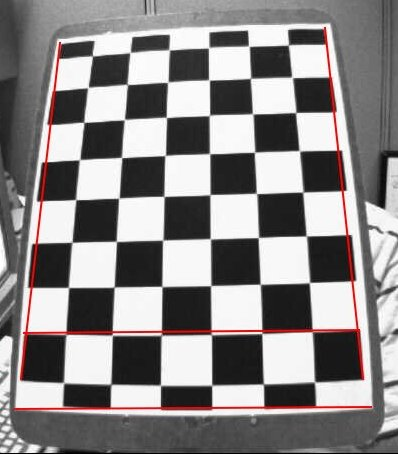
#> input picture data/chessBoard.jpg, 398 x 454 px
$ jupyter execute --allow-errors Ch07.ipynb   (older library calls are emulated)
#> lines starting #> are read from the running program, lines starting #| are printed output that depends on the picture; after the words box and inside, x2 and y2 are one past the last pixel; in counts of white or black regions, pixels touching at a corner belong together
### 영상 특징 검출
이전 Post에서는 **LPF를 통한 Noise제거, HPF를 통한 Feature추출**을 하였다.
Feature는 Edge, Blur, 직선, 원, 코너점, 사각형 등 구조적인 특징이 있다.
또한 영상의 밝기/컬러의 평균, 분산, 히스토그램, 분포, 그래디언트의 크기 및 방향 등의 화소값 관련된 특징도 있다.

**특징 검출기(feature detector)는 영상으로부터 관심 영역의 위치(location)을 검출하는 알고리즘이다. 특징 디스크립터(feature descripter)는 영상 매칭(matching)을 위한 정보를 표현한 특징 벡터이다.**

이번 Post에서는 코너점 검출에 의한 Feature 추출, Moment, 윤곽선, 적분영상 등 간단한 Feature Detection 및 Feature Descripter에 대해 알아본다.
<br>

**참고사항(Edge, Corner)**
Corner와 Edge가 주요한 Feature를 표현하는 좋은 예시가 있다.
<br>
사진 출처: <a href="https://m.blog.naver.com/samsjang/220611556387">samsjang</a><br>
- 파란 상자: 움직여도 내부의 특성이 변화가 없다.
- 빨간 상자: 조금만 움직이면 내부의 특성이 변화한다.
- 검은 상자: 위아래로 움직여야지만 내부의 특성이 변화한다.

**따라서 이미지의 Feature 중에서 Edge와 Corner는 중요한 정보이다.**

#### 필요한 라이브러리 임포트

[cell 1]
import cv2
import numpy as np
import matplotlib.pyplot as plt
import ipywidgets as widgets
import IPython.display as display
from ipywidgets import Layout, Button, Box, Layout, Image, IntSlider, AppLayout

#### 필요한 데이터 생성1

[cell 2]
# [4 lines left out: function plot, not called in this run]

img = np.zeros((512,512,3),dtype=np.uint8)

pt1 = 100,100
pt2 = 250,250
cv2.rectangle(img,pt1,pt2,(255,255,255),-1)
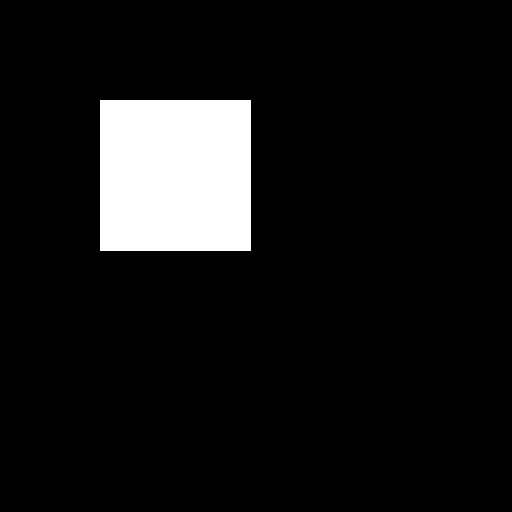
#> img: shape (512, 512, 3); 8.7% white; 1 white region, box (x1, y1, x2, y2) and area: (100, 100, 251, 251) 22801

pt3 = 250,170
pt4 = 350,350
cv2.rectangle(img,pt3,pt4,(255,255,255),-1)
#> img: shape (512, 512, 3); 15.6% white; 1 white region, box (x1, y1, x2, y2) and area: (100, 100, 351, 351) 41001

rows,cols,channels = img.shape
#> rows = 512; cols = 512; channels = 3
M1 = cv2.getRotationMatrix2D((rows/2,cols/2),45,0.5)
dst = cv2.warpAffine(img,M1,(rows,cols),borderValue=(0,0,0))

plt.figure(figsize=(10,10))
#> (this line was passed over: IPython is not available in this run)
#> (the rest of this cell did not finish here and is left out)

#### 필요한 데이터 생성2

[cell 3]
# [4 lines left out: function plot, not called in this run]

img = np.zeros((512,512,3),dtype=np.int32)+255


for i in range(1,5):
    for j in range(1,5):
        pt1 = i*100
        pt2 = j*100
        cv2.circle(img,(pt1,pt2),20,(0,0,0),-1)


plt.figure(figsize=(10,10))
#> (this line was passed over: IPython is not available in this run)
#> (the rest of this cell did not finish here and is left out)

#### 필요한 데이터 생성3

[cell 4]
# [4 lines left out: function plot, not called in this run]

img = np.zeros((700,700,3),dtype=np.uint8)+255
img2 = np.zeros((600,600,3),dtype=np.uint8)+255
img3 = np.zeros((600,600,3),dtype=np.uint8)+255
img4 = np.zeros((600,600,3),dtype=np.uint8)+255

pt_array = []

for i in range(1,4):
    for j in range(1,4):
        pt1 = i*150
        pt2 = j*150
        pt_array.append((pt1,pt2))

for i in range(0,9):
    if i <3:
        if i % 3 ==0:
            cv2.rectangle(img,(pt_array[i][0]-30,pt_array[i][1]-30),(pt_array[i][0]+30,pt_array[i][1]+30),(0,0,0),-1)
            cv2.rectangle(img2,(pt_array[i][0]-30,pt_array[i][1]-30),(pt_array[i][0]+30,pt_array[i][1]+30),(0,0,0),-1)

        elif i%3 ==1:
            cv2.circle(img,(pt_array[i][0],pt_array[i][1]),30,(0,0,0),-1)
            cv2.circle(img2,(pt_array[i][0],pt_array[i][1]),30,(0,0,0),-1)

        else:
            pts = np.array([[pt_array[i][0],pt_array[i][1]-40],[pt_array[i][0]-40,pt_array[i][1]+40],[pt_array[i][0]+40,pt_array[i][1]+40]])
            cv2.fillPoly(img,[pts],(0,0,0))
            cv2.fillPoly(img2,[pts],(0,0,0))

    elif i<6:
        if i % 3 ==0:
            cv2.rectangle(img,(pt_array[i][0]-30,pt_array[i][1]-30),(pt_array[i][0]+30,pt_array[i][1]+30),(0,0,0),-1)

            img_imsi = img[pt_array[i][1]-70:pt_array[i][1]+70,pt_array[i][0]-70:pt_array[i][0]+70]
            rows,cols,channels = img_imsi.shape
            M1 = cv2.getRotationMatrix2D((rows/2,cols/2),45,1)
            dst = cv2.warpAffine(img_imsi,M1,(rows,cols),borderValue=(255,255,255))
            img[pt_array[i][1]-70:pt_array[i][1]+70,pt_array[i][0]-70:pt_array[i][0]+70] = dst

            img3[pt_array[i][1]-70:pt_array[i][1]+70,pt_array[i][0]-70:pt_array[i][0]+70] = dst
        elif i%3 ==1:
            cv2.circle(img,(pt_array[i][0],pt_array[i][1]),40,(0,0,0),-1)
            cv2.circle(img3,(pt_array[i][0],pt_array[i][1]),40,(0,0,0),-1)
        else:
            pts = np.array([[pt_array[i][0],pt_array[i][1]-40],[pt_array[i][0]-40,pt_array[i][1]+40],[pt_array[i][0]+40,pt_array[i][1]+40]])
            cv2.fillPoly(img,[pts],(0,0,0))
            img_imsi = img[pt_array[i][1]-60:pt_array[i][1]+60,pt_array[i][0]-60:pt_array[i][0]+60]
            rows,cols,channels = img_imsi.shape
            M1 = cv2.getRotationMatrix2D((rows/2,cols/2),45,1)
            dst = cv2.warpAffine(img_imsi,M1,(rows,cols),borderValue=(255,255,255))
            img[pt_array[i][1]-60:pt_array[i][1]+60,pt_array[i][0]-60:pt_array[i][0]+60] = dst
            img3[pt_array[i][1]-60:pt_array[i][1]+60,pt_array[i][0]-60:pt_array[i][0]+60] = dst

    else:
        if i % 3 ==0:
            cv2.rectangle(img,(pt_array[i][0]-30,pt_array[i][1]-30),(pt_array[i][0]+30,pt_array[i][1]+30),(0,0,0),-1)
            img_imsi = img[pt_array[i][1]-70:pt_array[i][1]+70,pt_array[i][0]-70:pt_array[i][0]+70]
            rows,cols,channels = img_imsi.shape
            M1 = cv2.getRotationMatrix2D((rows/2,cols/2),20,0.8)
            dst = cv2.warpAffine(img_imsi,M1,(rows,cols),borderValue=(255,255,255))
            img[pt_array[i][1]-70:pt_array[i][1]+70,pt_array[i][0]-70:pt_array[i][0]+70] = dst
            img4[pt_array[i][1]-70:pt_array[i][1]+70,pt_array[i][0]-70:pt_array[i][0]+70] = dst

        elif i%3 ==1:
            cv2.circle(img,(pt_array[i][0],pt_array[i][1]),50,(0,0,0),-1)
            cv2.circle(img4,(pt_array[i][0],pt_array[i][1]),50,(0,0,0),-1)
        else:
            pts = np.array([[pt_array[i][0],pt_array[i][1]-40],[pt_array[i][0]-40,pt_array[i][1]+40],[pt_array[i][0]+40,pt_array[i][1]+40]])
            cv2.fillPoly(img,[pts],(0,0,0))

            img_imsi = img[pt_array[i][1]-60:pt_array[i][1]+60,pt_array[i][0]-60:pt_array[i][0]+60]
            rows,cols,channels = img_imsi.shape
            M1 = cv2.getRotationMatrix2D((rows/2,cols/2),-45,0.8)
            dst = cv2.warpAffine(img_imsi,M1,(rows,cols),borderValue=(255,255,255))
            img[pt_array[i][1]-60:pt_array[i][1]+60,pt_array[i][0]-60:pt_array[i][0]+60] = dst
            img4[pt_array[i][1]-60:pt_array[i][1]+60,pt_array[i][0]-60:pt_array[i][0]+60] = dst
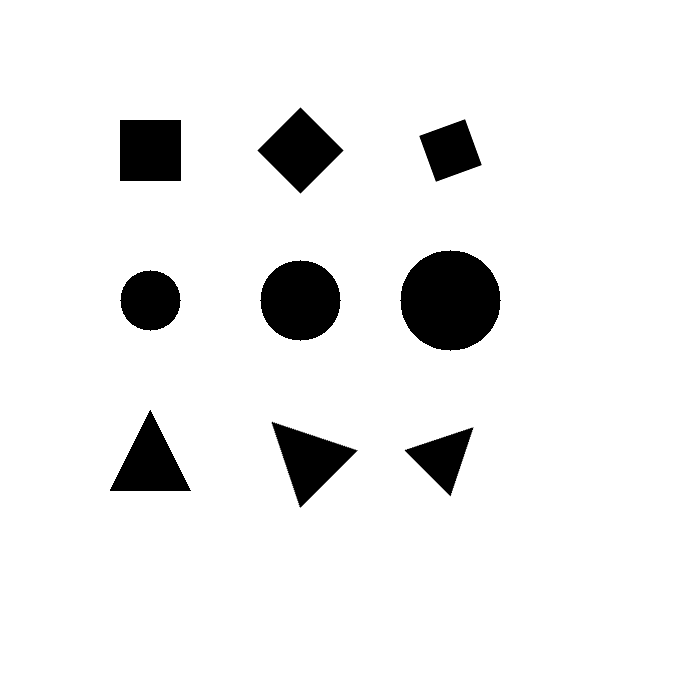
#> img: shape (700, 700, 3); min 0, max 255, mean 237.2
#> img2: shape (600, 600, 3); 97.3% white; 3 black regions, box (x1, y1, x2, y2) and area: (120, 120, 181, 181) 3721, (110, 410, 191, 491) 3321, (120, 270, 181, 331) 2821
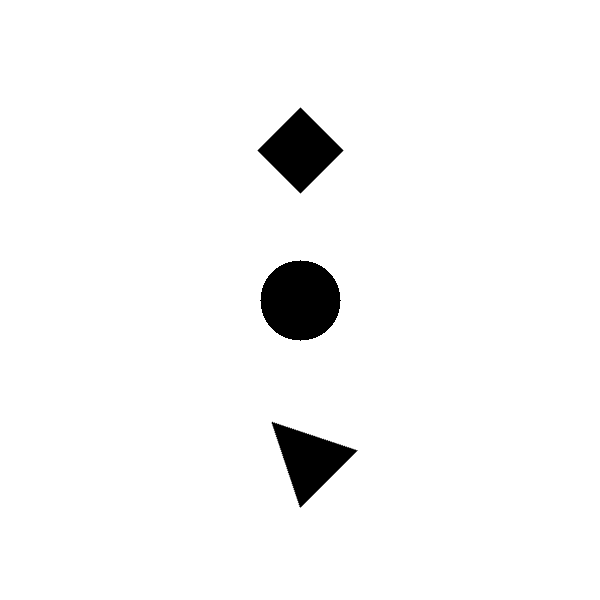
#> img3: shape (600, 600, 3); min 0, max 255, mean 246.5
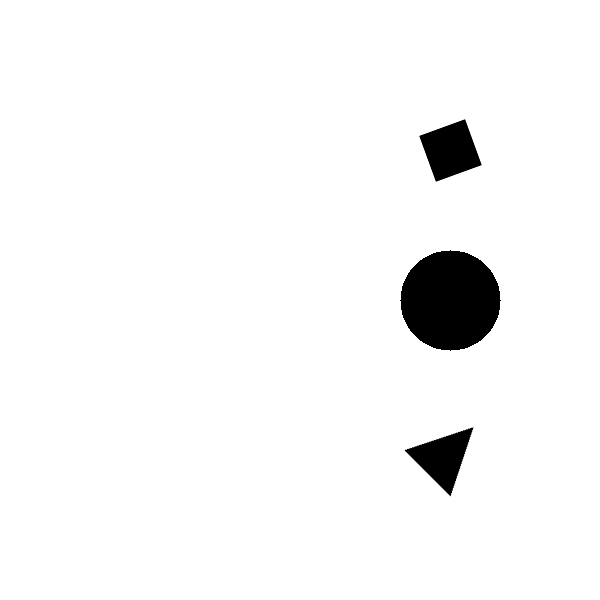
#> img4: shape (600, 600, 3); min 0, max 255, mean 246.2
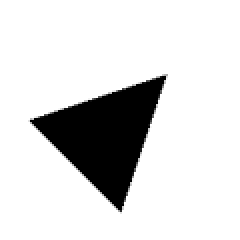
#> img_imsi: shape (120, 120, 3) (shown 2 times larger); min 0, max 255, mean 217.3


plt.figure(figsize=(10,10))
#> (this line was passed over: IPython is not available in this run)
#> (the rest of this cell did not finish here and is left out)

### 코너점 검출
위에서 설명하였듯이 Image에서 코너점은 주요한 Feature중 하나이다. 이러한 코너점을 추축하는 방법은 매우 중요하다.

<code>cv2.preCornerDetect(src,ksize)</code>: 코너점, local maxima/minima 출력, 하나의 Image에 x,y,xy에 관하여 각각 Sobel Filter로서의 결과(Edge)의 교차점이라고 생각하면 된다.<br>

**parameter**
- src: input
- ksize: Sobel Filter Mask

<br>

**식**
<p>$$dst(x,y) = I_x^{2}+I_{yy} + I_{y}^2I_{xx} -2I_{x}I_{y}I_{xy}$$</p>
<p>$$I_x = \frac{\partial I(x,y)}{\partial x},I_y = \frac{\partial I(x,y)}{\partial y}, I_{xx} = \frac{\partial^2 I(x,y)}{\partial^2 x}$$</p>
<p>$$I_{yy} = \frac{\partial^2 I(x,y)}{\partial^2 y}, I_{xy} = \frac{\partial^2 I(x,y)}{\partial x \partial y}$$</p>

<br>

<code>cv2.preCornerEigenValsAndVecs(src,blockSize,ksize)</code>: <span>$\lambda_1, \lambda_2 모두 큰 값$</span><br>

**parameter**
- src: input
- blockSize: 영상 화소 내 이웃까지의 Window
- ksize: Sobel Filter Mask

<br>

**과정**
1. 입력영상 src에서 각 픽셀의 고유값과 고유벡터를 6채널 dst에 계산
2. 영상의 모든 픽셀에 대하여 blockSize x blockSize의 이웃에 있는 미분값을 이용하여 2 x 2 크기의 gradient를 이용한 covariance matrix M의 eigenvalue <span>$\lambda_1, \lambda_2$</span>, eigenvector(<span>$x_1, y_1$</span>)와 (<span>$x_2, y_2$</span>)를 계산하여 dst에 저장

- eigenvalue <span>$\lambda_1, \lambda_2$</span>가 모두 작은 값: 평평한 영역에 있는 점
- eigenvalue <span>$\lambda_1, \lambda_2$</span> 둘 중 하나는 크고 하나는 작은 값: 에지
- eigenvalue <span>$\lambda_1, \lambda_2$</span> 두 값이 모두 큰 값: 코너
<br>

**Covariant Matrix M**
<p>$$\begin{bmatrix}
\sum_{Nbd(x,y)}I_x^2 & \sum_{Nbd(x,y)}I_xI_y \\
\sum_{Nbd(x,y)}I_xI_y & \sum_{Nbd(x,y)}I_y^2 \\
\end{bmatrix}
$$</p>

**증명**
위의 cv2.preCornerDetect(src,ksize)과 같이 결국 핵심적인 내용은 **Edge의 교차점을 Corner**이다.

위의 Covariant Matrix M의 eigenvalue를 검출하여 보자
<p>$$M = \begin{bmatrix}
\sum_{Nbd(x,y)}I_x^2 - \lambda & \sum_{Nbd(x,y)}I_xI_y \\
\sum_{Nbd(x,y)}I_xI_y & \sum_{Nbd(x,y)}I_y^2 - \lambda \\
\end{bmatrix}
$$</p>
<p>$$det(M) = (I_x^2 - \lambda)(I_y^2 - \lambda) - (I_xI_y)^2$$</p>
위의 식에서 결국 찾고자 하는 Local Maxima/Minima는 <span>$I_xI_y = 0$</span>혹은 Local Maxima/Minima에 가까운점은 0에 가까운것이라는 것을 알 수 있다.
그렇게 되는 경우 결국 EigenValue를 각각 구해보게 되면 다음과 같은 결론이 나오게 된다.
<p>$$\lambda_1 = \sqrt{(I_x^2)}$$</p>
<p>$$\lambda_2 = \sqrt{(I_y^2)}$$</p>
위의 두개의 Eigenvalue <span>$\lambda_1, \lambda_2$</span>는 결국 Image를 x,y에 관하여 미분한 Edge를 추출하는 값을 가지게 된다.
위와 같은 과정을 생각하면 결론을 다음과 같이 생각할 수 있다.

- eigenvalue <span>$\lambda_1, \lambda_2$</span>가 모두 작은 값: 이미지의 x,y축 둘 다 Edge존재 X
- eigenvalue <span>$\lambda_1, \lambda_2$</span> 둘 중 하나는 크고 하나는 작은 값: x 나 y축 중 하나의 Edge만을 가짐
- eigenvalue <span>$\lambda_1, \lambda_2$</span> 두 값이 모두 큰 값: x,y축 두 개의 Edge를 가짐 => 코너점

<br>

<code>cv2.preCornerEigenVal(src,ksize)</code>: EigenValue중에서 작은 고유값이 주어진 임계값 보다 크다면, EigenValue 둘다 존재 => 코너점으로 판별<br>
<br>

<code>cv2.Harris(src,blockSize,ksize,k)</code>: 각 화소의 Harris 반응값(Harris detector responses)을 계산<br>

**식**
<p>$$dst(x,y) = det(M(x,y)) -k*trace(M(x,y))^2$$</p>
k는 Harris 코너 검출 상수로 0.01에서 0.06 사이의 값을 주로 사용한다. Harris 코너 검출 반응값의 행렬 dst에서 Local Maxima이 코너점이 된다.
<br>

<code>cv2.cornerSubPix(image, corners, winSize, zeroZone, criteria)</code>: 입력 영상 image에서 검출된 코너점 corners를 입력하여 코너점의 위치를 부화소 수준으로 다시 계산하여 반환한다. <br>

**parameter**
- image: input
- corners: 코너점
- iwnSize: Search Window의 절반 사이즈
- zeroZone: Half of the size of the dead region in the middle of the search zone over which the summation in the formula below is not done.
- criteria: 종료 시점

<br>

<code>cv2.goodFeaturesToTrack(image, maxCorners, qualityLevel, minDistance[, corners[, mask[, blockSize[, useHarrisDetector[, k]]]]])</code>: <code>cv2.Harris() </code> or <code>cv2.preCornerEigenVal()</code>를 사용하여 얻어낸 Corner점 중 가장 값이 높은 K개의 코너점을 반환한다.<br>

**참고사항**
더 자세한 Method사용방법이나 Corner점 검출에 관한 수식같은 경우 아래 두 링크를 참조하자.
<a href="https://docs.opencv.org/2.4/modules/imgproc/doc/feature_detection.html?highlight=cornersubpix">Open Cv 정식사이트</a><br>
<a href="https://en.wikipedia.org/wiki/Corner_detection">Wikipedia: Corner Detection Algorithm</a><br>

#### 코너점 검출1: cv2.preCornerDetect
**findLocalMaxima(): 지역 극대값의 좌표를 points 배열에 검출하여 반환한다.**
결국에는 코너점 검출하는 방식을 사용하면 하나의 Point가 출력되는 것이아니라 **코너점 Point에서 주변의 Point까지 전부 출력하는 것을 알 수 있다.**
즉, 특정 크기의 지역내의 극대점을 하나로서 표현함으로써 코너점을 하나로 만들기 위한 Method이다.
- dilate: 그레이 스케일 영상에서는 반복적인 max 필터링
- erode: 그레이 스케일 영상에서는 반복적인 min 필터링

즉 dilate로서 LocalMax를 계산하고, erode로서 LocalMin을 계산한다.
findLocalMaxima()의 계산은 다음과 같다.
1. LocalMaxima를 dilate로서 계산
2. LocalMinima를 erode로서 계산
3. LocalMaxima2는 LocalMinima보다 큰 값으로 계산
4. LocalMaxima & LocalMaxima2를 통하여 최대값 계산
5. x,y위치를 바꿔서 반환

[cell 5]
# [11 lines left out: function findLocalMaxima, not called in this run]

src = cv2.imread('./data/CornerTest.jpg')
#> (the rest of this cell did not finish here and is left out)

#### 코너점 검출2: conerEigenValsAndVecs
<code>cornerEigenVlasAndVecs</code>의 return은 다음과 같다.
- res[0]: <span>$\lambda_1$</span>의 eigenvalue
- res[1]: <span>$\lambda_2$</span>의 eigenvalue
- res[3]: <span>$\lambda_1$</span>의 eigenvector[0] = <span>$x_1$</span>
- res[4]: <span>$\lambda_1$</span>의 eigenvector[1] = <span>$y_1$</span>
- res[5]: <span>$\lambda_2$</span>의 eigenvector[0] = <span>$x_2$</span>
- res[6]: <span>$\lambda_2$</span>의 eigenvector[1] = <span>$y_2$</span>

<p>$$\lambda_1 > \lambda_2$$</p>

따라서 res[1] < dst(x,y) < res[0]는 Edge, res[0] < dst(x,y)는 Corner가 된다.

[cell 6]
src = cv2.imread('./data/CornerTest.jpg')
#> (the rest of this cell did not finish here and is left out)

#### 코너점 검출 3: cv2.cornerMinEigenVal()

[cell 7]
src = cv2.imread('./data/CornerTest.jpg')
#> (the rest of this cell did not finish here and is left out)

#### 코너점 검출 4: cv2.cornerHarris(), cv2.cornerSubPix()

[cell 8]
src = cv2.imread('./data/CornerTest.jpg')
#> (the rest of this cell did not finish here and is left out)

#### 코너점 검출5: cv2.goodFeaturesToTrack()
각각의 코너점 출력 중 가장 값이 높은 코너점 5개 혹은 10개를 출력하였다.
따라서 최대 코너점은 8개 이므로 10개를 출력하여도 8개만 출력되는 것을확인할 수 있다.

[cell 9]
src = cv2.imread('./data/CornerTest.jpg')
#> (the rest of this cell did not finish here and is left out)

### 체스보드 패턴 코너점 검출

<code>cv2.findChessboardCorners(image, patternSize[, corners[, flags]])</code>: 체스 판의 내부 모서리 위치를 찾는다.<br>

**parameter**
- image: input(chessboard)
- patternSize: 체스보드 안의 한 칸 column, row size
- corners: output
- flag: 0이거나 다양한 값의 조합이 될 수 있음
 - CALIB_CB_ADAPTIVE_THRESH
 - CALIB_CB_NORMALIZE_IMAGE
 - CALIB_CB_FILTER_QUADS
 - CALIB_CB_FAST_CHECK

<code>cv2.drawChessboardCorners(image, patternSize, corners, patternWasFound)</code>: 검출된 코너점 배열 corners를 8비트 컬러 image에 표시<br>

**parameter**
- image: Destination Image
- patternSize: Number of inner corners per a chessboard row and column
- corner: 검출한 코너점
- patternWasFound: Pattern을 검출하였나 안하였나 판단한는 Flag

<code>cv2.findCirclesGrid(image, patternSize[, centers[, flags]])</code>: 원 형태의 격자에서 원의 중심점을 검출한다.<br>

**현재 체스보드 패턴 코너점 검출은 광학 이미지의 보정을 통하여 Corner점을 찾아내는 방식이다.**
광학이미지의 보정은 따로 공부하여 Post를 올릴 예정이다.
따라서 추가적인 정확한 정보를 원하면 아래 링크를 참조하자.
광학 이미지 보정: <a href="https://opencv-python-tutroals.readthedocs.io/en/latest/py_tutorials/py_calib3d/py_calibration/py_calibration.html#calibration">OpenCV Camera Clibration</a><br>
Method 자세한 내용: <a href="https://docs.opencv.org/2.4/modules/calib3d/doc/camera_calibration_and_3d_reconstruction.html">OpenCV 자세한 내용</a><br>

#### 체스보드 패턴 코너점 검출
<code>cv2.findChessboardCorners()</code>를 통하여 Chessboard에서의 코너점을 찾고  <code>cv2.cornerSubPix()</code>를 통하여 찾아진 코너에 대한 값을 보정하여 좀 더 정확한 위치를
<code>cv2.drawChessboardCorners()</code>를 통하여 결과를 출력하였다.

[cell 10]
src = cv2.imread('./data/chessBoard.jpg')
#> src is the input picture: shape (454, 398, 3); mean B, G, R 135.6, 135.6, 139
gray = cv2.cvtColor(src,cv2.COLOR_BGR2GRAY)
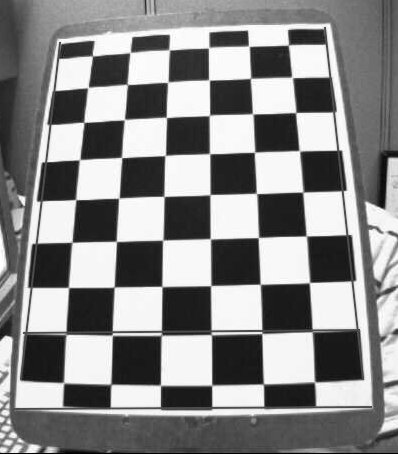
#> gray: shape (454, 398); min 0, max 255, mean 136.6
patternSize = (7,6)
found,corners = cv2.findChessboardCorners(src,patternSize)
#> found = False; corners = None
print(found)
#| False
#> (the rest of this cell did not finish here and is left out)

#### 원 패턴 중심점 검출

[cell 11]
src = cv2.imread('./data/circleGrid.jpg')
#> (the rest of this cell did not finish here and is left out)

### 모멘트
**모멘트(moments)**란 화소의 가중평균으로 물체 인식을 위해 사용할 수 있는 디스크립터 이다.

**과정**
앞으로의 살펴볼 모멘트를 구하는 방법은 공통적으로 다음과 같은 과정을 거치게 된다.
1. Image를 GrayScale로 변환
2. GrayScale을 Binary로서 표현
3. Moments 계산

위와 같은 과정을 거치게 되는 이유는 아래 Moments를 구하는 과정을 살펴보면 알 수 있다.

**식**
Moments를 살펴보기 위하여 다음과 같은 식을 가정하자.
<p>$$M_{ij} = \sum_{x}\sum_{y}x^iy^jI(x,y)$$</p>
위와 같은 식에서 각각의 x, y에 대한 합을 구하기 위한 식은 아래와 같다.

- 전체 합: <span>$M_{00} = \sum_{x}\sum_{y}I(x,y)$</span>

- x 합: <span>$M_{10}(\bar{x}) = \sum_{x}\sum_{y}xI(x,y)$</span>

- y 합: <span>$M_{01}(\bar{y}) = \sum_{x}\sum_{y}yI(x,y)$</span>

위와 같은 식으로서 중심 Moments 즉, **물체의 중심**을 알아보기 위한 식은 다음과 같다.
<p>$$u_{ij} = \sum_{x}\sum_{y}(x-\bar{x})^i(y-\bar{y})^jI(x,y)$$</p>

위와 같은 식은 다양한 값이 나오므로 일정한 범위내에서 판단하기 위하여 **Normalization을 한 값은 다음과 같다.**
<p>$$n_{ij} = \frac{u_{ij}}{u_{00}^{(i+j)/2+1}}$$</p>
<p>$$n_{00}, n_{10}, n_{01} = 0$$</p>

#### 영상 모멘트

[cell 12]
src = cv2.imread('./data/CornerTest.jpg')
#> (the rest of this cell did not finish here and is left out)

#### 경계선 모멘트
아래 Code는 각각의 Obejct를 검출하고 검출된 Obejct의 Moments를 구한다.

[cell 13]
src = cv2.imread('./data/circle2.jpg')
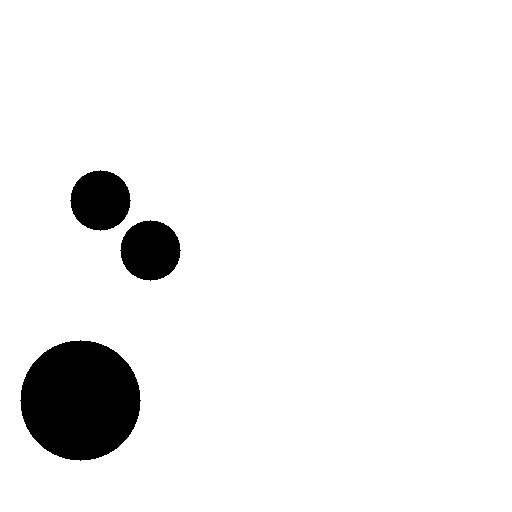
#> input picture data/circle2.jpg, 512 x 512 px
#> src is the input picture: shape (512, 512, 3); min 0, max 255, mean 238.5
gray = cv2.cvtColor(src,cv2.COLOR_BGR2GRAY)
#> gray: shape (512, 512)
ret,bimage = cv2.threshold(gray,128,255,cv2.THRESH_BINARY_INV)
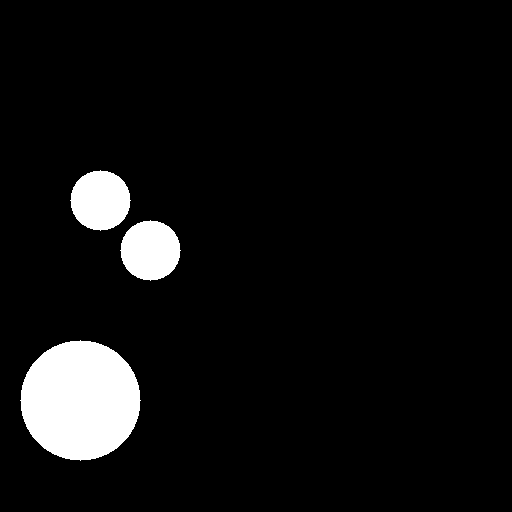
#> bimage: shape (512, 512); 6.5% white; 3 white regions

mode = cv2.RETR_EXTERNAL
#> mode = 0
method = cv2.CHAIN_APPROX_SIMPLE
#> method = 2
contours,hierarchy = cv2.findContours(bimage,mode,method)
#> contours = 3 contours; box (x1, y1, x2, y2) and area: (20, 340, 141, 461) 11120, (120, 220, 181, 281) 2736, (70, 170, 131, 231) 2736

dst = src.copy()
cv2.drawContours(dst,contours,-1,(255,0,0),3)
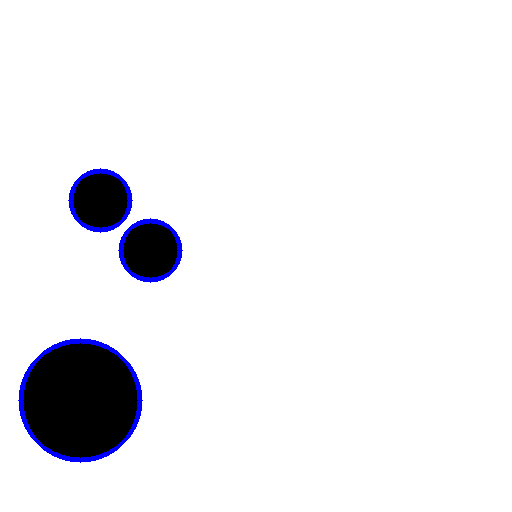
#> dst: shape (512, 512, 3); 1.28% of pixels changed, all inside (x1, y1, x2, y2) = (18, 168, 183, 463)

for cnt in contours:
    M = cv2.moments(cnt,True)
    cx = int(M['m10']/M['m00'])
    cy = int(M['m01']/M['m00'])
    cv2.circle(dst,(cx,cy),5,(0,0,255),2)
#> this loop made 3 passes
#> (cx, cy) on passes 1 to 3: (80, 400), (150, 250), (100, 200)
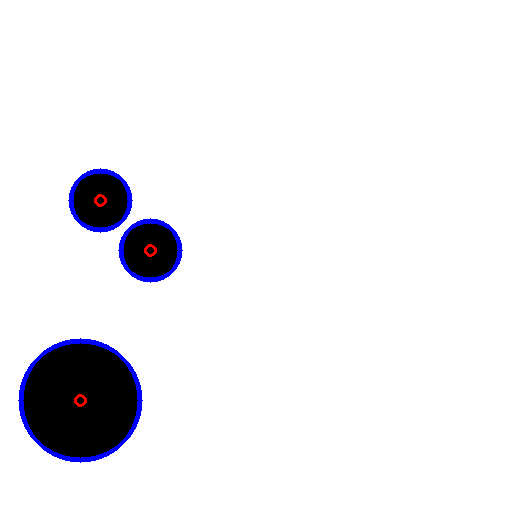
#> dst: shape (512, 512, 3); 0.1% of pixels changed, all inside (x1, y1, x2, y2) = (74, 194, 157, 407)

plt.figure(figsize=(10,10))
#> (this line was passed over: IPython is not available in this run)

#> (the rest of this cell did not finish here and is left out)
